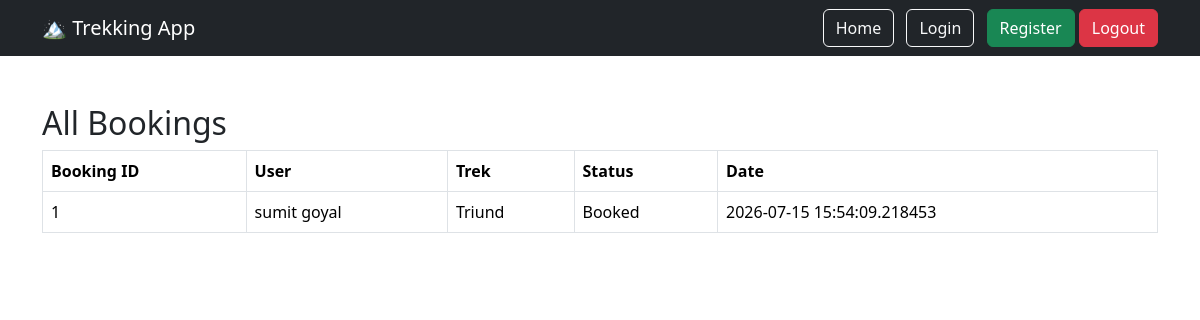
Before: /admin/bookings with the older database file.
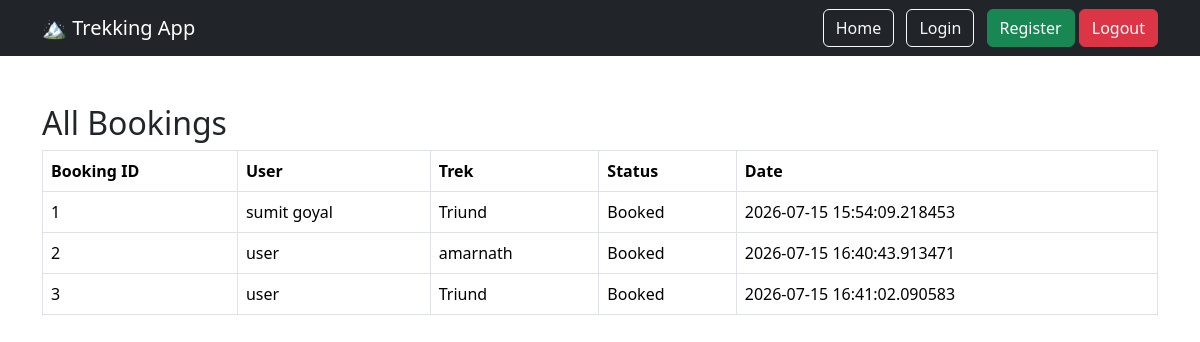
After: the same page with the newer database file.
### models/booking.py (models this page shows)
class Booking(db.Model):
    __tablename__ = "bookings"
    id = db.Column( db.Integer,primary_key=True)
    user_id = db.Column( db.Integer,db.ForeignKey("users.id"))
    trek_id = db.Column( db.Integer, db.ForeignKey("treks.id"))
    booking_date = db.Column( db.DateTime, default=datetime.utcnow)
    status = db.Column( db.String(20), default="Booked")
    user = db.relationship("User", backref="bookings")
    trek = db.relationship("Trek", backref="bookings")

### models/user.py (models this page shows)
class User(UserMixin, db.Model):
    __tablename__ = "users"
    id = db.Column(db.Integer, primary_key=True)
    name = db.Column(db.String(100), nullable=False)
    email = db.Column(db.String(120), unique=True, nullable=False)
    password = db.Column(db.String(255), nullable=False)
    phone = db.Column(db.String(15))
    role = db.Column(db.String(20), nullable=False)
    status = db.Column(db.String(20), default="Pending")
    created_at = db.Column(db.DateTime, default=datetime.utcnow)

### models/trek.py (models this page shows)
class Trek(db.Model):
    __tablename__ = "treks"
    id = db.Column( db.Integer, primary_key=True)
    name = db.Column( db.String(100) , nullable=False)
    location = db.Column(db.String(100), nullable=False)
    difficulty = db.Column(db.String(20), nullable=False)
    duration = db.Column( db.Integer , nullable=False)
    slots = db.Column( db.Integer , nullable=False)
    start_date = db.Column( db.Date, nullable=False)
    end_date = db.Column( db.Date , nullable=False)
    status = db.Column( db.String(30), default="Open")
    staff_id = db.Column( db.Integer, db.ForeignKey("users.id"), nullable=True)

### routes/admin.py (the view)
@admin.route("/admin/bookings")
def all_bookings():
    bookings = Booking.query.all()
    return render_template(
        "admin/bookings.html",
        bookings=bookings
    )

### templates/admin/bookings.html
{% extends "base.html" %}
{% block content %}
<h2>All Bookings</h2>
<table class="table table-bordered">
    <thead>
        <tr>
            <th>Booking ID</th>
            <th>User</th>
            <th>Trek</th>
            <th>Status</th>
            <th>Date</th>
        </tr>
    </thead>
    <tbody>
        {% for booking in bookings %}
        <tr>
            <td>{{ booking.id }}</td>
            <td>{{ booking.user.name }}</td>
            <td>{{ booking.trek.name }}</td>
            <td>{{ booking.status }}</td>
            <td>{{ booking.booking_date }}</td>
        </tr>
        {% endfor %}
    </tbody>
</table>
{% endblock %}

### templates/base.html (shortened to what this page needs)
<!DOCTYPE html>
<html>
<head>
    <link href="https://cdn.jsdelivr.net/npm/bootstrap@5.3.3/dist/css/bootstrap.min.css" rel="stylesheet">
</head>
<body>
    <nav class="navbar navbar-expand-lg navbar-dark bg-dark">
        <div class="container">
            <a class="navbar-brand" href="/">🏔 Trekking App</a>
            <div>
                <a class="btn btn-outline-light me-2" href="/">Home</a>
                <a class="btn btn-outline-light me-2" href="/login">Login</a>
                <a class="btn btn-success" href="/register">Register</a>
                <a href="/logout" class="btn btn-danger">
                    Logout
                </a>
            </div>
        </div>
    </nav>
    <div class="container mt-5">
        {% block content %}
        {% endblock %}
    </div>
</body>
</html>

Changed rows visible on the page:
added Booking: id "2", user.name "user", trek.name "amarnath", status "Booked", booking_date "2026-07-15 16:40:43.913471"
added Booking: id "3", user.name "user", trek.name "Triund", status "Booked", booking_date "2026-07-15 16:41:02.090583"
